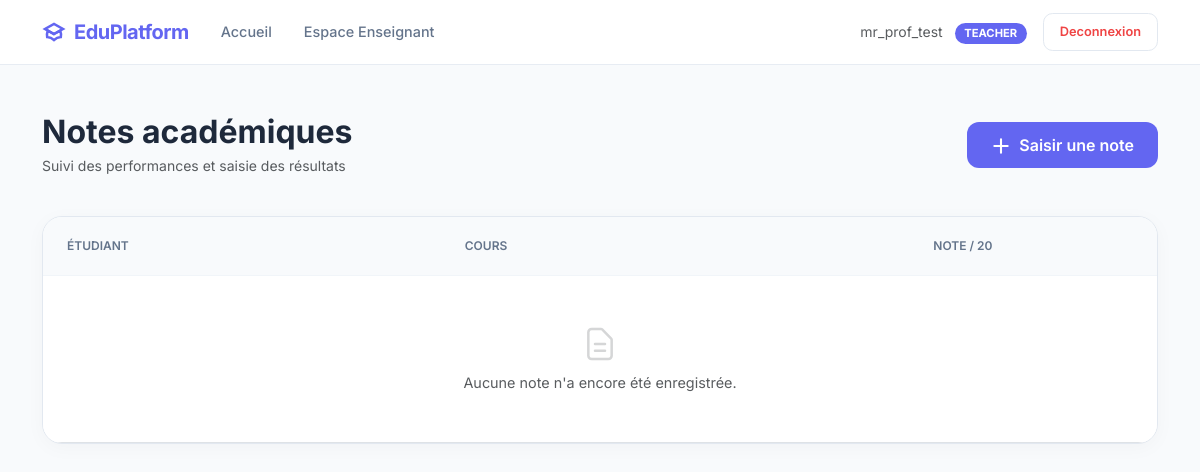
The app's page /grades/ (signed in), older data.
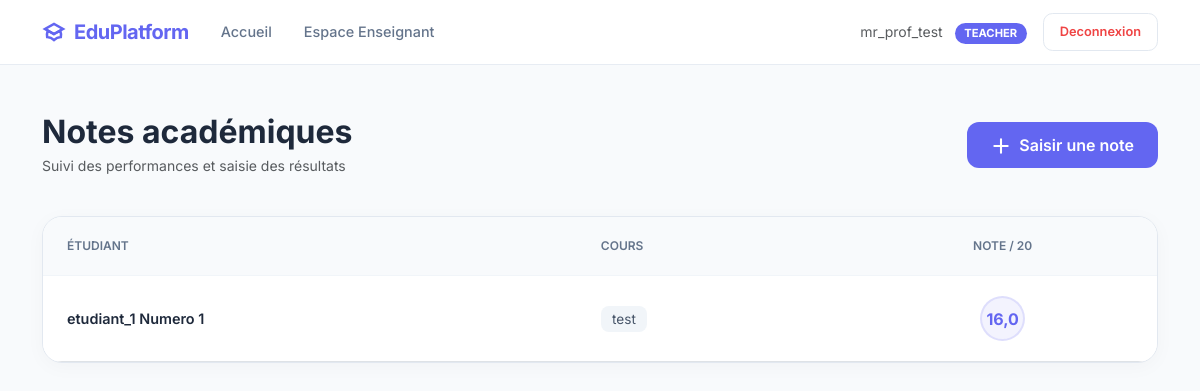
The same page, newer data.
### accounts/models.py (models this page shows, shortened)
class CustomUser(AbstractUser):
    ROLE_CHOICES = (
        ('ADMIN', 'Administrateur'),
        ('STUDENT', 'Étudiant'),
        ('TEACHER', 'Enseignant'),
    )
    role = models.CharField(max_length=10, choices=ROLE_CHOICES, default='STUDENT')

### grades/models.py (models this page shows, shortened)
class Grade(models.Model):
    etudiant = models.ForeignKey(Student, on_delete=models.CASCADE, related_name="grades")
    course = models.ForeignKey(Course, on_delete=models.CASCADE, related_name="grades")
    valeur = models.FloatField(validators=[MinValueValidator(0), MaxValueValidator(20)])
    class Meta:
        unique_together = ("etudiant", "course")

### students/models.py (models this page shows, shortened)
class Student(models.Model):
    user = models.OneToOneField(
        User,
        on_delete=models.CASCADE,
        limit_choices_to={"role": "STUDENT"},
    )
    matricule = models.CharField(max_length=50, unique=True)
    nom = models.CharField(max_length=100)
    prenom = models.CharField(max_length=100)
    photo = models.ImageField(upload_to="students/photos/", null=True, blank=True)
    formation = models.ForeignKey(
        Formation,
        on_delete=models.SET_NULL,
        null=True,
        blank=True,
        related_name="students",
    )

### courses/models.py (models this page shows, shortened)
class Course(models.Model):
    titre = models.CharField(max_length=200)
    fichier_pdf = models.FileField(upload_to=upload_to)
    formation = models.ForeignKey(Formation, on_delete=models.CASCADE, related_name='courses')
    enseignant = models.ForeignKey(Teacher, on_delete=models.CASCADE, related_name='courses')

### grades/views.py (the view)
# urls.py: path('', views.grade_list, name='list'),
@login_required
@user_passes_test(is_teacher_or_admin)
def grade_list(request):
    if request.user.role == "TEACHER":
        grades = Grade.objects.filter(course__enseignant=request.user.teacher)
    else:
        grades = Grade.objects.all()
    grades = grades.select_related("etudiant", "course", "course__formation")
    return render(request, "grades/list.html", {"grades": grades})

### grades/views.py (called while the page is built)
def is_teacher_or_admin(user):
    if user.role in ["TEACHER", "ADMIN"]:
        return True
    raise PermissionDenied

### grades/templates/grades/list.html (shortened to what this page needs)
{% extends 'base.html' %}
{% load static %}
{% block content %}
<div class="header-flex">
    <div>
        <h2 class="fw-bold mb-1">Notes académiques</h2>
        <p class="text-muted small mb-0">Suivi des performances et saisie des résultats</p>
    </div>
    <a href="{% url 'grades:create' %}" class="btn-add">
        <svg xmlns="http://www.w3.org/2000/svg" width="20" height="20" fill="none" viewBox="0 0 24 24" stroke="currentColor" stroke-width="2.5" class="me-1">
            <path stroke-linecap="round" stroke-linejoin="round" d="M12 4v16m8-8H4" />
        </svg>
        Saisir une note
    </a>
</div>
<div class="table-card">
    <table class="table">
        <thead>
            <tr>
                <th>Étudiant</th>
                <th>Cours</th>
                <th class="text-center">Note / 20</th>
            </tr>
        </thead>
        <tbody>
            {% for g in grades %}
            <tr>
                <td>
                    <div class="student-name">{{ g.etudiant.nom }} {{ g.etudiant.prenom }}</div>
                </td>
                <td>
                    <span class="course-tag">{{ g.course.titre }}</span>
                </td>
                <td class="text-center">
                    <div class="grade-pill">
                        {{ g.valeur }}
                    </div>
                </td>
            </tr>
            {% empty %}
            <tr>
                <td colspan="3" class="text-center py-5 text-muted">
                    <div class="mb-2">
                        <svg width="40" height="40" fill="none" stroke="currentColor" stroke-width="1.5" viewBox="0 0 24 24" class="opacity-25">
                            <path stroke-linecap="round" stroke-linejoin="round" d="M9 12h6m-6 4h6m2 5H7a2 2 0 01-2-2V5a2 2 0 012-2h5.586a1 1 0 01.707.293l5.414 5.414a1 1 0 01.293.707V19a2 2 0 01-2 2z" />
                        </svg>
                    </div>
                    Aucune note n'a encore été enregistrée.
                </td>
            </tr>
            {% endfor %}
        </tbody>
    </table>
</div>
{% endblock %}

### templates/base.html (shortened to what this page needs)
{% load static %}
<!DOCTYPE html>
<html lang="fr">
<head>
    <link href="https://cdn.jsdelivr.net/npm/bootstrap@5.3.2/dist/css/bootstrap.min.css" rel="stylesheet">
</head>
<body>
    <nav class="navbar navbar-expand-lg">
        <div class="container">
            <a class="navbar-brand" href="{% url 'home' %}">
                <svg width="24" height="24" viewBox="0 0 24 24" fill="none" stroke="currentColor" stroke-width="2.5"
                    class="me-2">
                    <path d="M12 14l9-5-9-5-9 5 9 5z" />
                    <path
                        d="M12 14l6.16-3.422a12.083 12.083 0 01.665 6.479A11.952 11.952 0 0012 20.055a11.952 11.952 0 00-6.824-2.998 12.078 12.078 0 01.665-6.479L12 14z" />
                </svg>
                EduPlatform
            </a>
            <div class="collapse navbar-collapse" id="navbarNav">
                <ul class="navbar-nav me-auto">
                    <li class="nav-item">
                        <a class="nav-link" href="{% url 'home' %}">Accueil</a>
                    </li>
                    {% if user.is_authenticated %}
                    {% if user.role == 'STUDENT' %}
                    <li class="nav-item">
                        <a class="nav-link" href="{% url 'dashboard:student' %}">Ma Progression</a>
                    </li>
                    <li class="nav-item">
                        <a class="nav-link" href="{% url 'courses:list' %}">Mes Cours</a>
                    </li>
                    {% elif user.role == 'TEACHER' %}
                    <li class="nav-item">
                        <a class="nav-link" href="{% url 'dashboard:teacher' %}">Espace Enseignant</a>
                    </li>
                    {% elif user.role == 'ADMIN' %}
                    <li class="nav-item">
                        <a class="nav-link" href="{% url 'dashboard:admin' %}">Pilotage</a>
                    </li>
                    {% endif %}
                    {% endif %}
                </ul>
                <div class="d-flex align-items-center">
                    {% if user.is_authenticated %}
                    <span class="text-muted small me-3">
                        {{ user.username }} <span class="role-badge">{{ user.role }}</span>
                    </span>
                    <form method="post" action="{% url 'accounts:logout' %}">
                        <button class="btn btn-logout">
                            Deconnexion
                        </button>
                    </form>
                    {% else %}
                    <a href="{% url 'accounts:login' %}"
                        class="btn btn-outline-primary btn-sm rounded-pill px-4 me-2">Connexion</a>
                    <a href="{% url 'accounts:register' %}"
                        class="btn btn-primary btn-sm rounded-pill px-4">Inscription</a>
                    {% endif %}
                </div>
            </div>
        </div>
    </nav>
    <div class="container main-content mt-5">
        {% block content %}{% endblock %}
    </div>
</body>
</html>

### templates/base.html (style rules this page uses)
:root { --primary-color: #6366f1; --primary-hover: #4f46e5; --bg-page: #f8fafc; --text-dark: #1e293b; --navbar-bg: rgba(255, 255, 255, 0.9); }
body { background-color: var(--bg-page); font-family: "Inter", sans-serif; color: var(--text-dark); -webkit-font-smoothing: antialiased; }
.navbar { background: var(--navbar-bg) !important; backdrop-filter: blur(10px); border-bottom: 1px solid rgba(226, 232, 240, 0.8); padding: 0.75rem 0; position: sticky; top: 0; z-index: 1000; }
.navbar-brand { font-weight: 700; color: var(--primary-color) !important; letter-spacing: -0.5px; display: flex; align-items: center; }
.nav-link { color: #64748b !important; font-weight: 500; font-size: 0.9rem; padding: 0.5rem 1rem !important; transition: all 0.2s; border-radius: 0.5rem; }
.btn-logout { border: 1px solid #e2e8f0; color: #ef4444; background: #fff; font-weight: 600; font-size: 0.8rem; padding: 0.5rem 1rem; border-radius: 0.6rem; transition: all 0.2s; }
.main-content { animation: fadeInPage 0.5s ease-out; padding-bottom: 4rem; }
.role-badge { font-size: 0.7rem; background: var(--primary-color); color: #fff; padding: 0.2rem 0.6rem; border-radius: 20px; margin-left: 8px; text-transform: uppercase; font-weight: 700; }

### grades/templates/grades/list.html (style rules this page uses)
.header-flex { display: flex; justify-content: space-between; align-items: center; margin-bottom: 2.5rem; }
.table-card { background: white; border-radius: 1.25rem; box-shadow: 0 4px 20px rgba(0, 0, 0, 0.03); border: 1px solid #e2e8f0; overflow: hidden; }
.table { margin: 0; }
.table thead th { background: #f8fafc; font-size: 0.75rem; text-transform: uppercase; font-weight: 600; color: #64748b; padding: 1.25rem 1.5rem; border: none; }
.table tbody td { padding: 1.25rem 1.5rem; vertical-align: middle; border-top: 1px solid #f1f5f9; font-size: 0.9rem; }
.grade-pill { display: inline-flex; align-items: center; justify-content: center; width: 45px; height: 45px; background: rgba(99, 102, 241, 0.08); color: var(--primary-color); border-radius: 50%; font-weight: 700; font-size: 1rem; border: 2px solid rgba(99, 102, 241, 0.15); }
.student-name { font-weight: 600; color: var(--text-dark); }
.course-tag { background: #f1f5f9; color: #475569; padding: 0.3rem 0.7rem; border-radius: 0.5rem; font-size: 0.85rem; }
.btn-add { background-color: var(--primary-color); color: white !important; border-radius: 0.75rem; padding: 0.7rem 1.5rem; font-weight: 600; border: none; transition: all 0.3s ease; text-decoration: none; }

Row changes from the older to the newer data that the page shows:
added Grade: etudiant.nom "etudiant_1", etudiant.prenom "Numero 1", course.titre "test", valeur "16,0"
Text that changed along with them:
text no longer shown: "Aucune note n'a encore été enregistrée."
